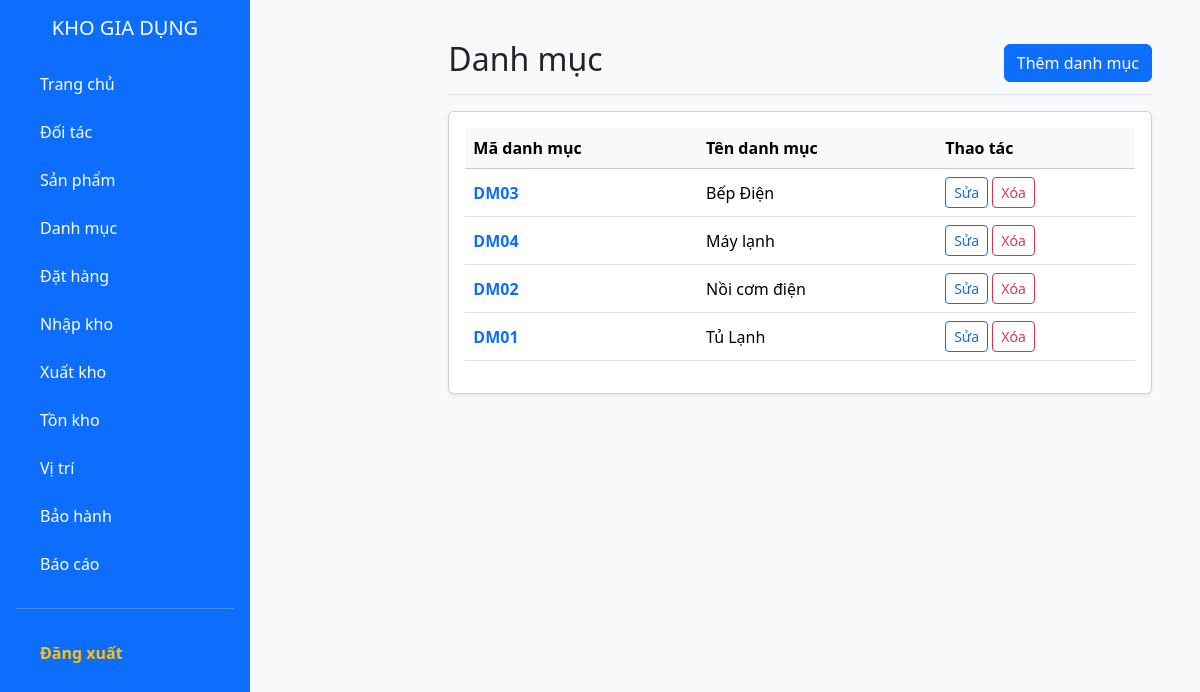
/public/category (signed in), run on an earlier commit of the app's database.
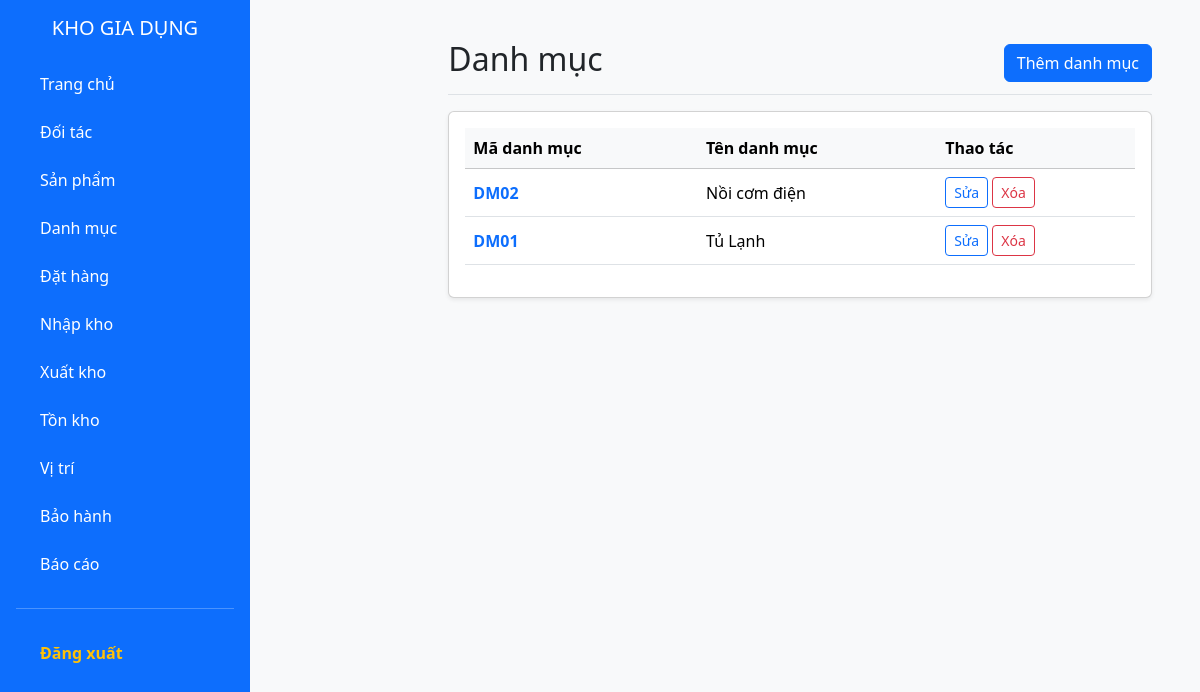
And on a later commit of the database.
### tables this page shows
CREATE TABLE IF NOT EXISTS `danhmuc` (
  `maDanhMuc` varchar(20) NOT NULL,
  `tenDanhMuc` varchar(255) NOT NULL,
  PRIMARY KEY (`maDanhMuc`)
);

### app/controllers/CategoryController.php (called while the page is built, shortened)
<?php
class CategoryController extends Controller {
    private $categoryModel;
    public function __construct() {
        $this->categoryModel = $this->model('CategoryModel');
    }
    public function index() {
        $categories = $this->categoryModel->getAll();
        $data = [
            'title' => 'Danh sách Danh mục',
            'categories' => $categories
        ];
        $this->view('categories/index', $data);
    }
}
?>

### app/core/app.php (called while the page is built, shortened)
<?php
class App {
    protected $action = 'index';
    public function __construct() {
        $url = $this->parseUrl();
        if (isset($url[0])) {
            if (file_exists(APP_ROOT . '/controllers/' . ucfirst($url[0]) . 'Controller.php')) {
                unset($url[0]);
            }
        }
        $this->controller = new $this->controller;
        $this->params = $url ? array_values($url) : [];
        call_user_func_array([$this->controller, $this->action], $this->params);
    }
    public function parseUrl() {
        if (isset($_GET['url'])) {
            return explode('/', filter_var(rtrim($_GET['url'], '/'), FILTER_SANITIZE_URL));
        }
    }
}
?>

### public/index.php (called while the page is built, shortened)
<?php
require_once ROOT_PATH . '/app/core/Database.php';
require_once ROOT_PATH . '/app/core/Controller.php';
require_once ROOT_PATH . '/app/core/App.php';
$app = new App();
?>

### app/core/Database.php (called while the page is built, shortened)
<?php
class Database {
    private static $instance = null;
    private $conn;
    private function __construct() {
        try {
            $dsn = "mysql:host=" . DB_HOST . ";dbname=" . DB_NAME . ";charset=utf8mb4";
            $this->conn = new PDO($dsn, DB_USER, DB_PASS);
            $this->conn->setAttribute(PDO::ATTR_ERRMODE, PDO::ERRMODE_EXCEPTION);
            $this->conn->setAttribute(PDO::ATTR_DEFAULT_FETCH_MODE, PDO::FETCH_ASSOC);
        } catch(PDOException $e) {
            die("Lỗi kết nối MySQL: " . $e->getMessage());
        }
    }
    public static function getInstance() {
        if (!self::$instance) {
            self::$instance = new Database();
        }
        return self::$instance;
    }
    public function getConnection() {
        return $this->conn;
    }
}
?>

### app/models/CategoryModel.php (called while the page is built, shortened)
<?php
class CategoryModel {
    private $conn;
    public function __construct() {
        $this->conn = Database::getInstance()->getConnection();
    }
    public function getAll() {
        $sql = "SELECT * FROM DanhMuc ORDER BY tenDanhMuc ASC";
        $stmt = $this->conn->prepare($sql);
        $stmt->execute();
        return $stmt->fetchAll(PDO::FETCH_ASSOC);
    }
}
?>

### app/views/categories/index.php (the view, shortened to what this page needs)
<?php require_once APP_ROOT . '/views/layouts/header.php'; ?>
<?php require_once APP_ROOT . '/views/layouts/sidebar.php'; ?>
<main class="col-md-9 ms-sm-auto col-lg-10 px-md-4">
    <div class="d-flex justify-content-between flex-wrap flex-md-nowrap align-items-center pt-3 pb-2 mb-3 border-bottom">
        <h1 class="h2">Danh mục</h1>
        <a href="<?php echo BASE_URL; ?>/category/create" class="btn btn-primary">
            <i class="bi bi-plus-lg"></i> Thêm danh mục
        </a>
    </div>
    <div class="card shadow-sm">
        <div class="card-body">
            <div class="table-responsive">
                <table class="table table-hover align-middle">
                    <thead class="table-light">
                        <tr>
                            <th>Mã danh mục</th>
                            <th>Tên danh mục</th>
                            <th>Thao tác</th>
                        </tr>
                    </thead>
                    <tbody>
                        <?php if (!empty($categories)): ?>
                            <?php foreach ($categories as $cat): ?>
                                <tr>
                                    <td class="fw-bold text-primary"><?php echo $cat['maDanhMuc']; ?></td>
                                    <td><?php echo $cat['tenDanhMuc']; ?></td>
                                    <td>
                                        <a href="<?php echo BASE_URL; ?>/category/edit/<?php echo $cat['maDanhMuc']; ?>" class="btn btn-sm btn-outline-primary">
                                            <i class="bi bi-pencil"></i> Sửa
                                        </a>
                                        <a href="<?php echo BASE_URL; ?>/category/delete/<?php echo $cat['maDanhMuc']; ?>" class="btn btn-sm btn-outline-danger"
                                           onclick="return confirm('Bạn có chắc chắn muốn xóa danh mục này? Nếu danh mục đang có hàng hóa, hệ thống sẽ không cho phép xóa.');">
                                           <i class="bi bi-trash"></i> Xóa
                                        </a>
                                    </td>
                                </tr>
                            <?php endforeach; ?>
                        <?php else: ?>
                            <tr><td colspan="3" class="text-center text-muted">Chưa có dữ liệu.</td></tr>
                        <?php endif; ?>
                    </tbody>
                </table>
            </div>
        </div>
    </div>
</main>
<?php require_once APP_ROOT . '/views/layouts/footer.php'; ?>

What changed in the data, as far as the page shows it:
removed danhmuc: maDanhMuc "DM03", tenDanhMuc "Bếp Điện"
removed danhmuc: maDanhMuc "DM04", tenDanhMuc "Máy lạnh"
